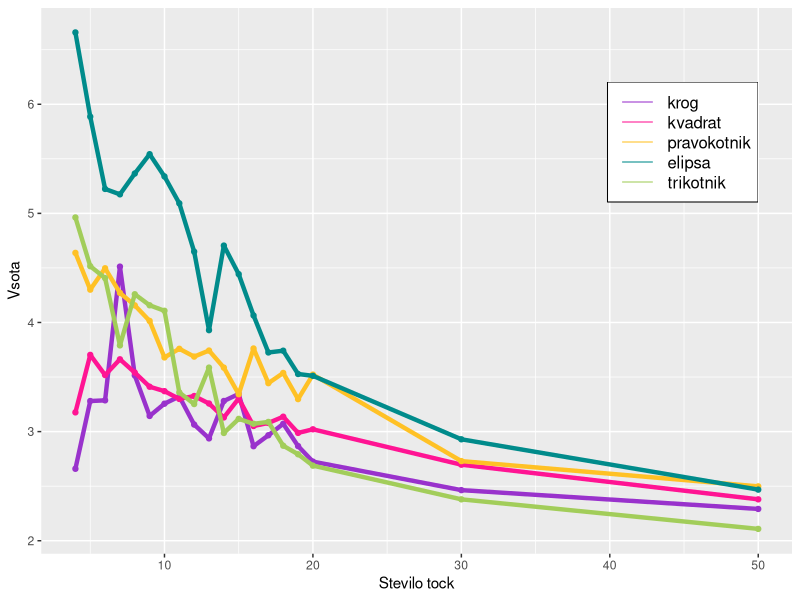
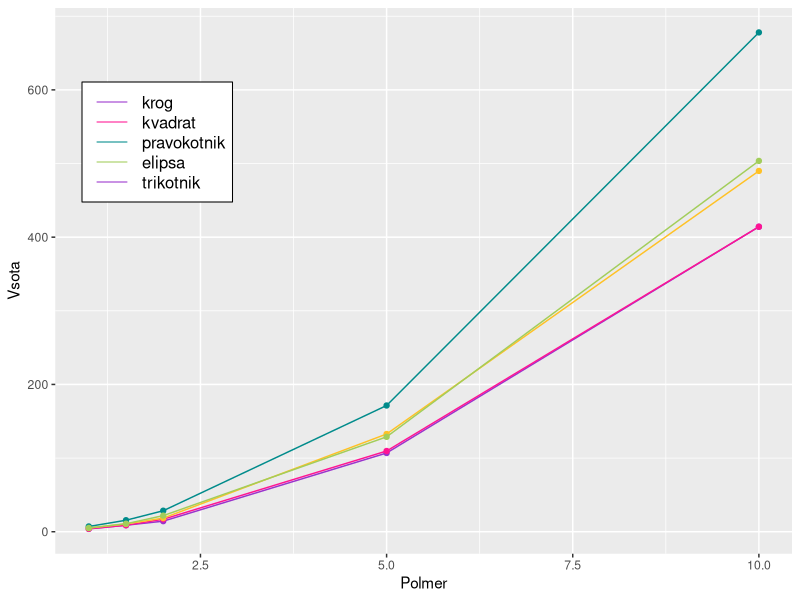

Generate these figures, in order, with R:
require(dplyr)
require(ggplot2)

#graf za vsote kvadratov cen likov odvisnih od stevila tock

tocke <- read.table("vsota_glede_st_tock.txt")
tocke <- as.data.frame(t(tocke))
colnames(tocke) <- c("krog", "kvadrat", "pravokotnik", "elipsa", "trikotnik")
tocke["st_tock"] <- c(4, 5, 6, 7, 8, 9, 10, 11, 12, 13, 14, 15, 16, 17, 18, 19, 20, 30, 50)
#graf
plot.new()
ggplot(data=tocke) + geom_point(data=tocke, aes(x=tocke$st_tock, y=tocke$krog), colour="darkorchid")+
  geom_line(data=tocke, aes(x=tocke$st_tock, y=tocke$krog), colour="darkorchid", size=1.5) + 
  geom_point(data=tocke, aes(x=tocke$st_tock, y=tocke$kvadrat), colour="deeppink")+
  geom_line(data=tocke, aes(x=tocke$st_tock, y=tocke$kvadrat), colour="deeppink", size=1.5) +
  geom_point(data=tocke, aes(x=tocke$st_tock, y=tocke$pravokotnik), colour="goldenrod1")+
  geom_line(data=tocke, aes(x=tocke$st_tock, y=tocke$pravokotnik), colour="goldenrod1", size=1.5) +
  geom_point(data=tocke, aes(x=tocke$st_tock, y=tocke$elipsa), colour="darkcyan")+
  geom_line(data=tocke, aes(x=tocke$st_tock, y=tocke$elipsa), colour="darkcyan", size=1.5) +
  geom_point(data=tocke, aes(x=tocke$st_tock, y=tocke$trikotnik), colour="darkolivegreen3")+
  geom_line(data=tocke, aes(x=tocke$st_tock, y=tocke$trikotnik), colour="darkolivegreen3", size=1.5) + 
  labs(x="Stevilo tock", y="Vsota") 
legend("topright", legend = c("krog", "kvadrat", "pravokotnik", "elipsa", "trikotnik"), col = c("darkorchid", "deeppink", "goldenrod1", "darkcyan", "darkolivegreen3"), lty=c(1, 1, 1, 1, 1))

#graf za vsote kvadratov cen likov (brez pravokotnika) odvisnih od polmerov

polmeri <- read.table("vsota_glede_polmer.txt")
polmeri <- as.data.frame(t(polmeri))
colnames(polmeri) <- c("krog", "kvadrat", "pravokotnik", "elipsa",  "trikotnik")
polmeri["polmer"] <- c(1, 1.5, 2, 5, 10)
#graf
plot.new()
ggplot(data=polmeri) + geom_point(data=polmeri, aes(x=polmeri$polmer, y=polmeri$krog), colour="darkorchid")+
  geom_line(data=polmeri, aes(x=polmeri$polmer, y=polmeri$krog), colour="darkorchid", size=0.5) + 
  geom_point(data=polmeri, aes(x=polmeri$polmer, y=polmeri$kvadrat), colour="deeppink")+
  geom_line(data=polmeri, aes(x=polmeri$polmer, y=polmeri$kvadrat), colour="deeppink", size=0.5) +
  geom_point(data=polmeri, aes(x=polmeri$polmer, y=polmeri$pravokotnik), colour="goldenrod1")+
  geom_line(data=polmeri, aes(x=polmeri$polmer, y=polmeri$pravokotnik), colour="goldenrod1", size=0.5) + 
  geom_point(data=polmeri, aes(x=polmeri$polmer, y=polmeri$elipsa), colour="darkcyan")+
  geom_line(data=polmeri, aes(x=polmeri$polmer, y=polmeri$elipsa), colour="darkcyan", size=0.5) +
  geom_point(data=polmeri, aes(x=polmeri$polmer, y=polmeri$trikotnik), colour="darkolivegreen3")+
  geom_line(data=polmeri, aes(x=polmeri$polmer, y=polmeri$trikotnik), colour="darkolivegreen3", size=0.5)+ 
  labs(x="Polmer", y="Vsota")
legend("topleft", legend = c("krog", "kvadrat", "pravokotnik", "elipsa", "trikotnik"), col = c("darkorchid", "deeppink", "darkcyan", "darkolivegreen3"), lty=c(1, 1, 1, 1))
